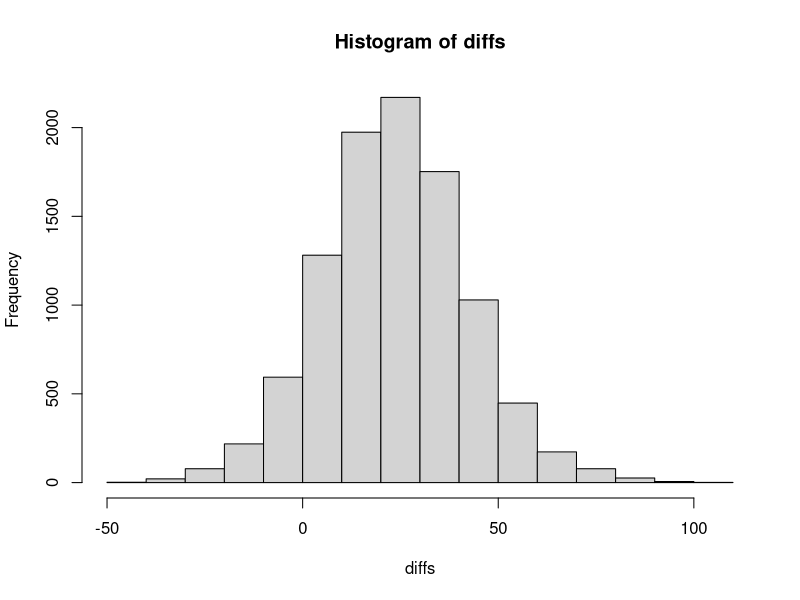

Recreate this plot in R.
# setwd("Workshops/Week2")
rm(list = ls()) # cleanup

battle <- read.csv("lib/Battle.csv", stringsAsFactors = FALSE); head(battle)

Unit1 <- "HOPH"
Unit2 <- "HOPL"

unitBattles <- subset(battle, Abbr == Unit1 | Abbr == Unit2);
unit1Battles <- subset(unitBattles, Abbr == Unit1);
unit2Battles <- subset(unitBattles, Abbr == Unit2)
scoreUnit1 <- unit1Battles$Kills - unit1Battles$Lost
scoreUnit2 <- unit2Battles$Kills - unit2Battles$Lost
mean(scoreUnit2) - mean(scoreUnit1)

N <- 10000
diffs <- numeric(N)
for (i in 1:N){
  index <- sample(nrow(unitBattles), sum(unitBattles$Abbr == Unit1))
  selectedBattles <- unitBattles[index,]
  unit1Battles <- subset(selectedBattles, selectedBattles$Abbr == Unit1)
  unit2Battles <- subset(selectedBattles, selectedBattles$Abbr == Unit2)
  scoreUnit1 <- unit1Battles$Kills - unit1Battles$Lost
  scoreUnit2 <- unit2Battles$Kills - unit2Battles$Lost
  diffs[i] = mean(scoreUnit2) - mean(scoreUnit1)
}
diffs
hist(diffs)